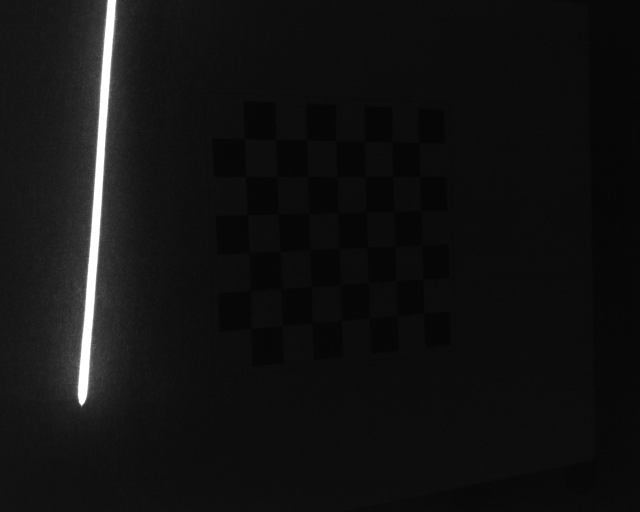
#> input picture etna_calib/data/frame0001.png, 1280 x 1024 px (shown at 1/2 size)
$ python calib.py   (Python 2 division)   (older library calls are emulated)
#> lines starting #> are read from the running program, lines starting #| are printed output that depends on the picture
### etna_calib/src/icv/image.py
import cv2
import glob
import numpy as np
import matplotlib.pyplot as plt


def read_image(filename):
#> called with filename = '../data/frame0001.png'
    image = cv2.imread(filename)
#> image is the input picture: shape (1024, 1280, 3); min 2, max 255, mean 18.3
    return image


# [4 lines left out: function read_images, not called in this run]


def write_image(filename, image):
    cv2.imwrite(filename, image)


def get_size(image):
    height, width = image.shape[:2]
    return width, height


# [12 lines left out: functions scale_image, rotate_image, not called in this run]


def flip_image(image):
    return cv2.flip(image, 0)


# [18 lines left out: functions _imshow, show_image, not called in this run]


def _show_image(image, wait=0, scale=1.0):
    cv2.imshow('Image', scale_image(image, scale))
    cv2.waitKey(wait)


# [4 lines left out: function show_images, not called in this run]


# Color filters

def threshold(image, thr=39):
    return cv2.threshold(image, thr, 255, cv2.THRESH_BINARY)[1]


def normalize(image):
    cv2.normalize(image, image, 0, 255, cv2.NORM_MINMAX)
    return image


# Morphological filters

# [10 lines left out: functions erode, dilate, not called in this run]


def close(image, size=3, itera=1):
    kernel = cv2.getStructuringElement(cv2.MORPH_ELLIPSE, (size, size))
    return cv2.morphologyEx(image, cv2.MORPH_CLOSE, kernel, iterations=itera)


# [11 lines left out: function skeleton, not called in this run]


# [7 lines that do not run on import are left out]

### etna_calib/src/icv/calibration.py
import os
import cv2
import glob
import yaml
import numpy as np
import numpy.linalg as la

from image import *
from drawing import *
import fitting as fit
import calculate as calc

from robscan.profile import Profile


RED = (0, 0, 255)
GREEN = (0, 255, 0)
BLUE = (255, 0, 0)

np.set_printoptions(precision=4, suppress=True)


# Homography functions

# [12 lines left out: functions find_homography, homography_points, not called in this run]


class CameraCalibration():
    # [105 lines left out: functions __init__, get_pattern_points, load_camera_parameters, save_camera_parameters, get_chessboard_grid, get_calibration and 6 more, not called in this run]

    def undistort_image(self, image):
        display = cv2.undistort(image.copy(), self.camera_mat, self.dist_coef)
        return display

    # [35 lines left out: functions undistort_points, draw_chessboard, draw_frame, draw_box, not called in this run]


# ----------------------------------------------------------------------------

class LaserCalibration(CameraCalibration):
    # [5 lines left out: function __init__, not called in this run]

    def load_parameters(self, filename):
        return self.profile.load_configuration(filename)

    def save_parameters(self, filename):
        return self.profile.save_configuration(filename)

    # [10 lines left out: functions find_best_line2d, find_best_plane, not called in this run]

    def find_plane_pose(self, plane):
        return fit.get_plane_pose(plane)

    # [75 lines left out: functions find_lightplane, find_transformation, filter_chessboard_laser, get_chessboard_laser, get_profile2d, find_calibration_3d and 1 more, not called in this run]


# ----------------------------------------------------------------------------

class HandEyeCalibration():
    """Class for hand eye calibration.

    It implements the TsaiLenz method.

    References: R.Tsai, R.K.Lenz "A new Technique for Fully Autonomous
            and Efficient 3D Robotics Hand/Eye calibration", IEEE
            trans. on robotics and Automaion, Vol.5, No.3, June 1989
    """

    def __init__(self):
        pass

    # [175 lines left out: functions _skew, _quat_to_rot, _rot_to_quat, solve, read_pose, read_calibration_data and 3 more, not called in this run]
#> call 2 of read_image, with filename = '../data/frame0002.png'
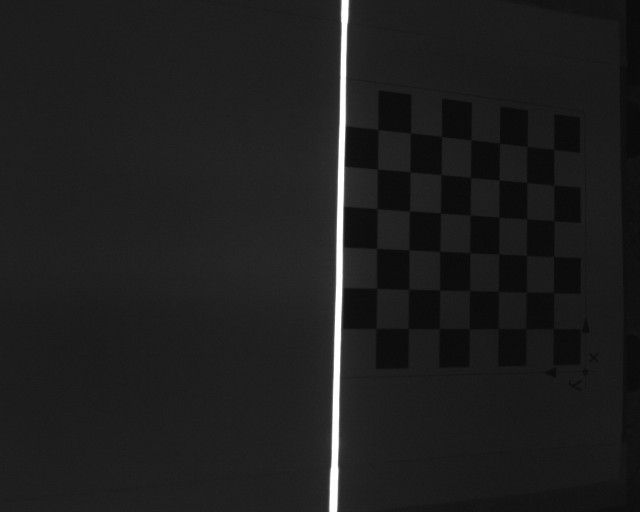
#> input picture etna_calib/data/frame0002.png, 1280 x 1024 px (shown at 1/2 size)
#> in read_image, image is the input picture: shape (1024, 1280, 3); min 7, max 255, mean 30.3
#> call 3 of read_image, with filename = '../data/frame0003.png'
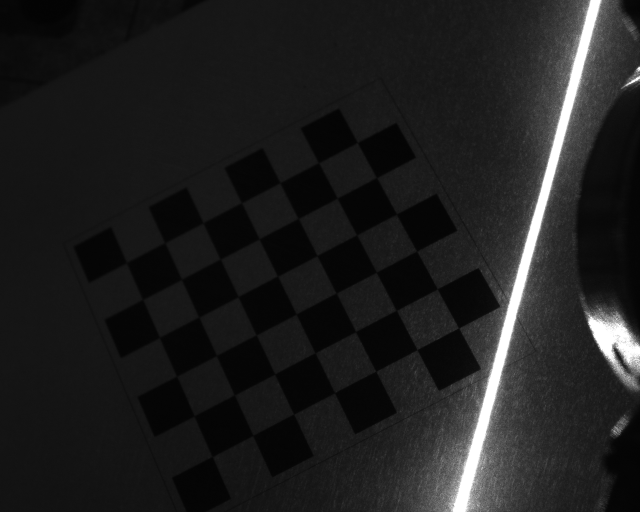
#> input picture etna_calib/data/frame0003.png, 1280 x 1024 px (shown at 1/2 size)
#> in read_image, image is the input picture: shape (1024, 1280, 3); min 2, max 255, mean 31.1
    tool_poses = [read_pose(filename) for filename in pose_filenames]
    return images, tool_poses


def show_calibration_images(calibration):
    profiles = [laser_profile.get_profile2d(img) for img in images]
    lines = [laser_calibration.find_best_line2d(profile2d) for profile2d in profiles]
    for k, img in enumerate(laser_calibration.images):
        grid = calibration.grids[k]
        imgc = calibration.draw_chessboard(img.copy(), grid)
        pose = calibration.get_chessboard_pose(grid)
        imgc = calibration.draw_frame(imgc, pose)
        if len(profiles[k]) > 0:
            line, inliers = lines[k]
            imgc = draw_points(imgc, profiles[k], color=PURPLE, thickness=2)
            line = ((0, int(line[0] * 0 + line[1])),
                    (int(img.shape[1]), int(line[0] * img.shape[1] + line[1])))
            imgc = draw_points(imgc, profiles[k][inliers],
                               color=RED, thickness=2)
            imgc = draw_line(imgc, line, color=RED, thickness=2)
            cv2.imwrite('../../data/board%i.png' %k, imgc)
        show_images([imgc], wait=1000)


def show_calibration_3d(calibration):
    mplot3d = MPlot3D(scale=0.005)
    for k, img in enumerate(calibration.images):
        grid = calibration.grids[k]
        if grid is not None:
            profile3d, profile2d = calibration.get_profile2d(img, grid)
            #mplot3d.draw_frame(pattern_pose)
            mplot3d.draw_points(profile3d, color=(1, 1, 1))
            mplot3d.draw_points(calibration.profile.transform_profile(profile2d), color=(1, 0, 0))
            mplot3d.draw_points(calibration.profile.project_profile(profile2d, calibration.profile.homography, calibration.profile.pose), color=(0, 0, 1))
    plane, inliers = calibration.find_best_plane(calibration.profiles3d)
    mplot3d.draw_plane(plane, calibration.profiles3d[inliers])
    plane_pose = fit.get_plane_pose(plane)
    points3d = calc.transform_points2d(calibration.targets, plane_pose)
    mplot3d.draw_points(points3d, color=(1, 1, 1))
    #mplot3d.draw_points(calibration.profiles3d, color=(1, 1, 0))
    mplot3d.draw_frame(calibration.profile.pose, label='laser')
    mplot3d.draw_camera(calibration.camera_pose, color=(0.8, 0.8, 0.8))
    mplot3d.show()


def show_calibration_robot(calibration, W2K, T2C):
    mplot3d = MPlot3D(scale=0.0025)
    pp = laser_calibration.pattern_points
    world_frame = calc.rpypose_to_matrix([0, 0, 0], [0, 0, 0])
    mplot3d.draw_frame(calc.matrix_to_pose(world_frame), label='world_frame')
    for k, tool_frame in enumerate(poses_tool):
        WC = calc.matrix_compose((tool_frame, T2C))
        mplot3d.draw_transformation(world_frame, tool_frame)
        mplot3d.draw_transformation(
            tool_frame, WC, 'tool_pose%i' % k, 'camera_pose%i' % k)
        WK = calc.matrix_compose((WC, poses_checker[k]))
        # print 'Checker %i ->' % k, WK
        # print np.allclose(W2K, WK, atol=0.0001)
        mplot3d.draw_frame(calc.matrix_to_pose(WK))
        mplot3d.draw_points(calc.points_transformation(WK, pp), color=(0, 1, 0))
        mplot3d.draw_frame(calc.matrix_to_pose(W2K))
        mplot3d.draw_points(calc.points_transformation(W2K, pp), color=(1, 1, 1))
        img, grid = images[k], laser_calibration.grids[k]
        if grid is not None:
            profile3d, profile2d = laser_calibration.get_chessboard_laser(img, grid)
            if len(profile2d) > 0:
                mplot3d.draw_points(calc.points_transformation(WC, profile3d), color=(1, 1, 1))
                #points3d = fit.apply_transformation(laser_profile.trans, profiles[k])
                points3d, points2d = calibration.profile.get_profile(img)
                mplot3d.draw_points(calc.points_transformation(WC, points3d), color=(1, 0, 0))
                points3d = calibration.profile.project_profile(points2d, calibration.profile.homography, calibration.profile.pose)
                mplot3d.draw_points(calc.points_transformation(WC, points3d), color=(0, 0, 1))
    mplot3d.show()


# [108 lines that do not run on import are left out]

### etna_scanning/src/robscan/profile.py
import cv2
import yaml
import numpy as np


import pyximport
pyximport.install()

from cpeak import cog_detector
from cpeak import peak_detector


class Profile():
    def __init__(self, axis=1, thr=180, method='max'):
        self.thr = thr
        self.axis = axis
        self.method = method
        self.trans = np.zeros((4, 3))
        self.homography = np.eye(3)
        self.pose = (np.eye(3), np.zeros(3))

    # [59 lines left out: functions load_configuration, save_configuration, threshold_image, peak_max_profile, peak_cog_profile, not called in this run]

    def peak_pcog_profile(self, img):
        return cog_detector(img, axis=self.axis)

    def peak_diff_profile(self, img):
        return peak_detector(img, axis=self.axis)

    # [68 lines left out: functions peak_profile, profile_points, profile_to_points3d, transform_profile, points_profile, draw_points and 1 more, not called in this run]


# [6 lines that do not run on import are left out]
    # [9 lines of commented-out code are left out]

### etna_calib/scripts/calib.py
import os
import glob

from robscan.profile import Profile
from icv.calibration import CameraCalibration
from icv.calibration import LaserCalibration
from icv.calibration import HandEyeCalibration

from icv.image import *
import icv.calculate as calc
from icv.calibration import read_calibration_data

import numpy as np
np.set_printoptions(precision=4, suppress=True)


path = '../'
pattern_rows = 7
pattern_cols = 8
pattern_size = 0.010
config_file = 'profile3d.yaml'

dirname = '../data'
images, tool_poses = read_calibration_data(dirname)
#> in read_calibration_data, `images = [read_image(filename) for filename in frame_filenames]`: images = 3 items
#> images = 3 items; tool_poses = []

square_size = pattern_size
grid_size = (pattern_cols-1, pattern_rows-1)

laser_profile = Profile(axis=1, thr=180, method='pcog')
camera_calibration = CameraCalibration(grid_size=grid_size,
                                       square_size=square_size)
laser_calibration = LaserCalibration(grid_size=grid_size,
                                     square_size=square_size,
                                     profile=laser_profile)
laser_calibration.find_calibration_3d(images)
#> in get_chessboard_grid, `gray = cv2.resize(gray, (w / 2, h / 2))`:
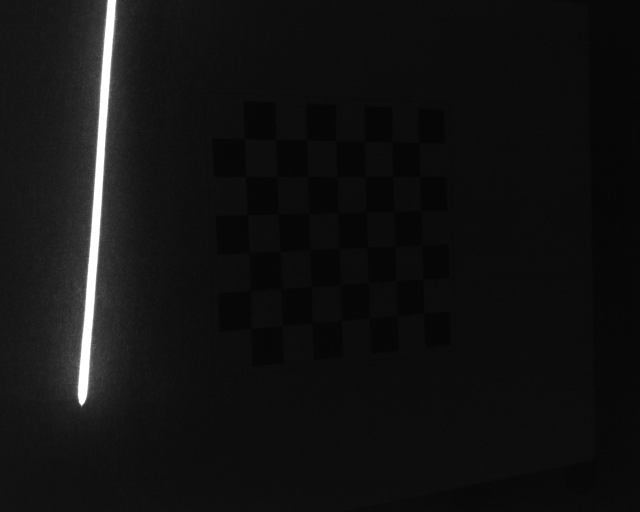
#> gray: shape (512, 640); min 3, max 255, mean 18.4
#> in get_chessboard_grid, `found, corners = cv2.findChessboardCorners(gray, self.grid_size)`: found = True; corners = 42 rows, first 8: [424.6, 312.7], [396.3, 314.7], [369.7, 318.2], [341.1, 320.4], [311.6, 323.5], [281.7, 325.4], [251.5, 327.4], [422.1, 278.5]
#> in get_chessboard_grid (call 2), `gray = cv2.resize(gray, (w / 2, h / 2))`:
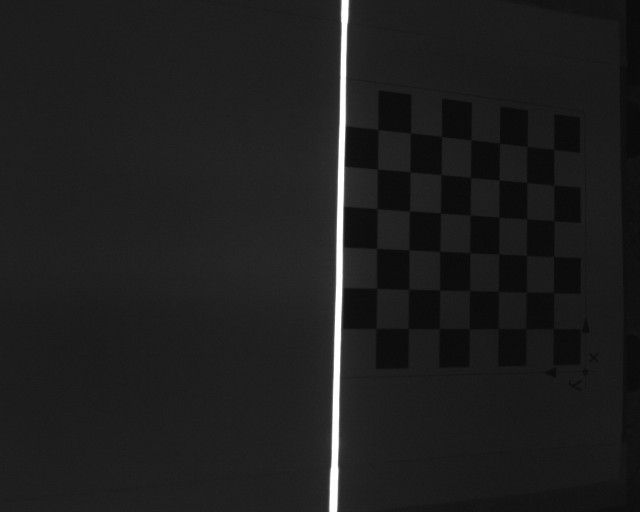
#> gray: shape (512, 640); min 9, max 255, mean 30.4
#> in get_chessboard_grid (call 2), `found, corners = cv2.findChessboardCorners(gray, self.grid_size)`: corners = 42 rows, first 8: [553.6, 328.6], [526, 328.8], [498.2, 328.5], [469.2, 328.6], [439.3, 328.5], [408.3, 328.4], [375.9, 328.5], [553.5, 292.7]
#> in get_chessboard_grid (call 3), `gray = cv2.resize(gray, (w / 2, h / 2))`:
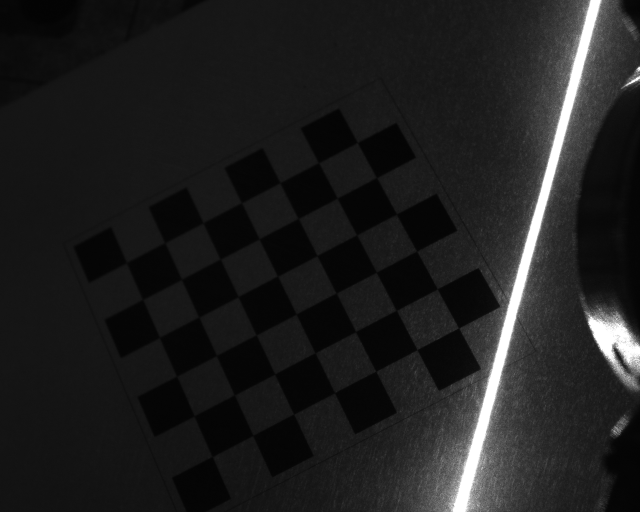
#> gray: shape (512, 640); min 3, max 255, mean 31.2
#> in get_chessboard_grid (call 3), `found, corners = cv2.findChessboardCorners(gray, self.grid_size)`: corners = 42 rows, first 8: [126.4, 262.5], [164.7, 242.6], [203, 223], [241.5, 202.6], [280, 182.8], [318.6, 162.7], [357.4, 142.5], [142.5, 299.4]
#> in get_calibration, `self.grids = [self.get_chessboard_grid(img) for img in images]`: self.grids = 3 items
#> the loop in get_calibration, `for grid in self.grids:` made 3 passes
#> after the loop in get_calibration, `for grid in self.grids:`: img_points = 3 point arrays, longest 42 points; obj_points = 3 items
#> (the run stopped early here; a loop or call above may not have finished)
